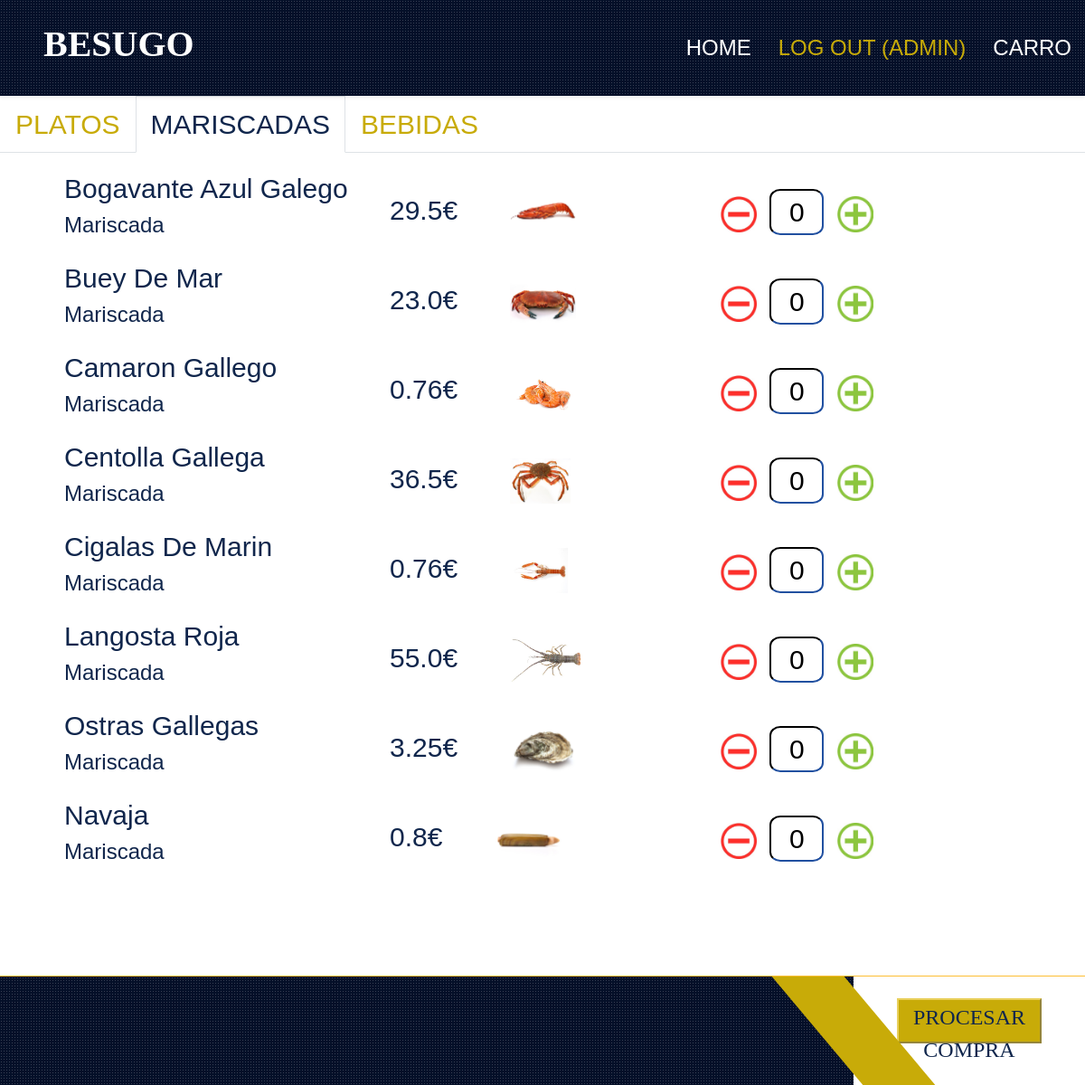
Page /mariscadas/ (signed in) on the committed database.
### store/models.py (models this page shows)
class Produktua(models.Model):
    PRODUKTU_MOTA = (
        (0, 'Osagaia'),
        (1, 'Platera'),
        (2, 'Edaria'),
    )
    izena = models.CharField(max_length=255)
    deskribapena = models.CharField(max_length=255)
    prezioa = models.FloatField()
    stock = models.FloatField()
    mota = models.IntegerField(choices = PRODUKTU_MOTA)
    foto = models.CharField(max_length=255,default='null.jpg')

### store/views.py (the view)
# urls.py: path('mariscadas/', views.mariscadas, name='mariscadas'),
def mariscadas(request):
    myprodu = Produktua.objects.all().values()
    template = loader.get_template('mariscadas.html')
    context = {
        'myprodu': myprodu,
    }
    return HttpResponse(template.render(context, request))

### store/templates/mariscadas.html (shortened to what this page needs)
{% load static %}
<!DOCTYPE html>
<html lang="en">
  <head>
    <link
      rel="stylesheet"
      href="{% static 'https://cdnjs.cloudflare.com/ajax/libs/font-awesome/5.15.0/css/all.min.css' %}"
    />
    <link
      rel="stylesheet"
      href="{% static 'https://cdn.jsdelivr.net/npm/bootstrap-icons@1.4.1/font/bootstrap-icons.css' %}"
    />
    <link
      rel="stylesheet"
      href="{% static 'lib/owlcarousel/assets/owl.carousel.min.css' %}"
    />
    <link
      rel="stylesheet"
      href="{% static 'lib/tempusdominus/css/tempusdominus-bootstrap-4.min.css' %}"
    />
    <link
      rel="stylesheet"
      href="{% static 'lib/lightbox/css/lightbox.min.css' %}"
    />
    <link rel="stylesheet" href="{% static 'css/bootstrap.min.css' %}" />
    <link rel="stylesheet" href="{% static 'css/style.css' %}" />
  </head>
  <body>
    {% include "header.html" %}
    <section id="region-main" class="has-blocks mb-3" aria-label="Contenido">
      <div role="main">
        <div class="course-content">
          <div class="single-section onetopic">
            <ul class="nav nav-tabs mb-3">
              <li class="nav-item">
                <a class="nav-link" href="{% url 'platerak' %}" title="PLATOS"
                  ><innertab
                    style=""
                    class="tab_content tab_position_1 tab_level_0"
                    ><span
                      class="sectionname"
                      style="color: var(--primary); font-size: 30px"
                      >PLATOS</span
                    ></innertab
                  ></a
                >
              </li>
              <li class="nav-item">
                <a class="nav-link active" title="General"
                  ><innertab
                    style=""
                    class="tab_content tab_position_0 tab_level_0 marker"
                    ><span
                      class="sectionname"
                      style="color: var(--dark); font-size: 30px"
                      >MARISCADAS</span
                    ></innertab
                  ></a
                >
              </li>
              <li class="nav-item">
                <a class="nav-link" href="{% url 'bebidas' %}" title="BEBIDAS"
                  ><innertab
                    style=""
                    class="tab_content tab_position_1 tab_level_0"
                    ><span
                      class="sectionname"
                      style="color: var(--primary); font-size: 30px"
                      >BEBIDAS</span
                    ></innertab
                  ></a
                >
              </li>
            </ul>
            <div id="mardiv">
              <div id="menu">
                <table class="menutable">
                  {% for x in myprodu %} {% if x.mota == 0 %}
                  <tr>
                    <td class="menuizena">
                      {{ x.izena }}<br />
                      <p>{{ x.deskribapena }}</p>
                    </td>
                    <td class="menuprez">
                      <div>
                        <span>{{ x.prezioa}}€</span>
                        <img class="tableimg" src="../static/img/{{x.foto}}" />
                      </div>
                    </td>
                    {% if request.user.is_authenticated %}
                    <td class="menubotoia">
                      <button
                        class="kenMariskada"
                        id="btnMinus{{ x.id }}"
                        value="{{ x.id }}"
                      >
                        <img class="geikenimg" src="../static/img/minus.jpg" />
                      </button>
                      <input
                      type="text"
                      class="contador"
                      id="contador{{ x.id }}"
                      value="0"
                    />
                      <button
                        class="gehiMariskada"
                        id="btnPlus{{ x.id }}"
                        value="{{ x.id }}"
                      >
                        <img class="geikenimg" src="../static/img/plus.jpg" />
                      </button>
                    </td>
                    {% endif %}
                  </tr>
                  {% endif %} {% endfor %}
                </table>
              </div>
            </div>
          </div>
        </div>
      </div>
    </section>
    {% include "menufooter.html" %}
  </body>
</html>

### store/templates/header.html (shortened to what this page needs)
<div class="container-fluid sticky-top bg-dark bg-light-radial shadow-sm px-5 pe-lg-0 header">
    <nav class="navbar navbar-expand-lg bg-dark bg-light-radial navbar-dark py-3 py-lg-0">
        <a href="{% url 'index' %}" class="navbar-brand">
            <h1 style="font-family: besugo;font: size 4px; color:#FFFFFF;">BESUGO</h1>
        </a>
        <div class="collapse navbar-collapse" id="navbarCollapse">
            <div class="navbar-nav ms-auto py-0" id="navbotoiak">
                <a href="{% url 'index' %}" class="nav-item nav-link">Home</a>
                {% if request.user.is_authenticated %}
                    <a href="{% url 'amaitusaioa' %}" class="nav-item nav-link active">Log out ({{request.user.username}})</a>
                {% else %}
                    <a href="{% url 'login' %}" class="nav-item nav-link active">Login</a>
                {% endif %}
                {% if request.user.is_authenticated %}
                <a href="{% url 'carro' %}" class="nav-item nav-link" style="">carro</a>
                {% else %}
                <a href="" class="nav-item nav-link" style="color:gray;">carro</a>
                {% endif %}
            </div>
        </div>
    </nav>
</div>

### store/static/css/style.css (style rules this page uses)
:root { --primary: #c8ab08; --secondary: #e9d05c; --light: #FFFFFF; --dark: #10264c; }
body { font-family: Arial, Helvetica, sans-serif; }
.bg-light-radial { background-image: -webkit-repeating-radial-gradient(center center, rgba(256, 256, 256, 0.2), rgba(256, 256, 256, 0.2) 1px, transparent 1px, transparent 100%); background-image: -moz-repeating-radial-gradient(center center, rgba(256, 256, 256, 0.2), rgba(256, 256, 256, 0.2) 1px, transparent 1px, transparent 100%); background-image: -ms-repeating-radial-gradient(center center, rgba(256, 256, 256, 0.2), rgba(256, 256, 256, 0.2) 1px, transparent 1px, transparent 100%); background-image: -o-repeating-radial-gradient(center center, rgba(256, 256, 256, 0.2), rgba(256, 256, 256, 0.2) 1px, transparent 1px, transparent 100%); background-image: repeating-radial-gradient(center center, rgba(256, 256, 256, 0.2), rgba(256, 256, 256, 0.2) 1px, transparent 1px, transparent 100%); background-size: 3px 3px; }
.navbar-dark .navbar-nav .nav-link { position: relative; padding: 35px 15px; font-size: 24px; text-transform: uppercase; color: var(--light); outline: none; transition: .5s; }
.navbar-dark .navbar-nav .nav-link:hover, .navbar-dark .navbar-nav .nav-link.active { color: var(--primary); }
.sectionname { font-size: 24px; }
#menu { margin-left: 50px; margin-right: 50px; overflow: scroll; overflow-x: hidden; height: 65vh; padding-left: 20px; }
.menutable { height: 70%; width: 100%; }
.menutable tr { font-size: 30px; font-family: Arial; width:auto; }
.menutable td { font-family: Arial; font-size: 30px; color: var(--dark); }
.menuizena { width: 30%; }
.menuprez { font-family: besugo; color: var(--dark); width: 30%; }
.menuprez img { margin-left: 50px; }
.menubotoia { width: 30%; }
.menutable p { font-size: 24px }
.tableimg { height: 50px; margin: 10px; }
.kenMariskada { border: none; background: white; }
.geikenimg { height: 40px; width: 40px; }
.contador { width: 60px; border-color: var(--dark); border-radius: 20%; text-align: center; }
.gehiMariskada { border: none; background: white; }

### rows in the picture
Produktua: izena "Bogavante Azul Galego", deskribapena "Mariscada", prezioa "29.5", foto (picture), {{ x.id }} 23 (drawn), mota 0 (drawn)
Produktua: izena "Buey De Mar", deskribapena "Mariscada", prezioa "23.0", foto (picture), {{ x.id }} 24 (drawn), mota 0 (drawn)
Produktua: izena "Camaron Gallego", deskribapena "Mariscada", prezioa "0.76", foto (picture), {{ x.id }} 26 (drawn), mota 0 (drawn)
Produktua: izena "Centolla Gallega", deskribapena "Mariscada", prezioa "36.5", foto (picture), {{ x.id }} 27 (drawn), mota 0 (drawn)
Produktua: izena "Cigalas De Marin", deskribapena "Mariscada", prezioa "0.76", foto (picture), {{ x.id }} 28 (drawn), mota 0 (drawn)
Produktua: izena "Langosta Roja", deskribapena "Mariscada", prezioa "55.0", foto (picture), {{ x.id }} 29 (drawn), mota 0 (drawn)
Produktua: izena "Ostras Gallegas", deskribapena "Mariscada", prezioa "3.25", foto (picture), {{ x.id }} 30 (drawn), mota 0 (drawn)
Produktua: izena "Navaja", deskribapena "Mariscada", prezioa "0.8", foto (picture), {{ x.id }} 31 (drawn), mota 0 (drawn)

### other values in the picture
{{ request.user.username }} "ADMIN"
